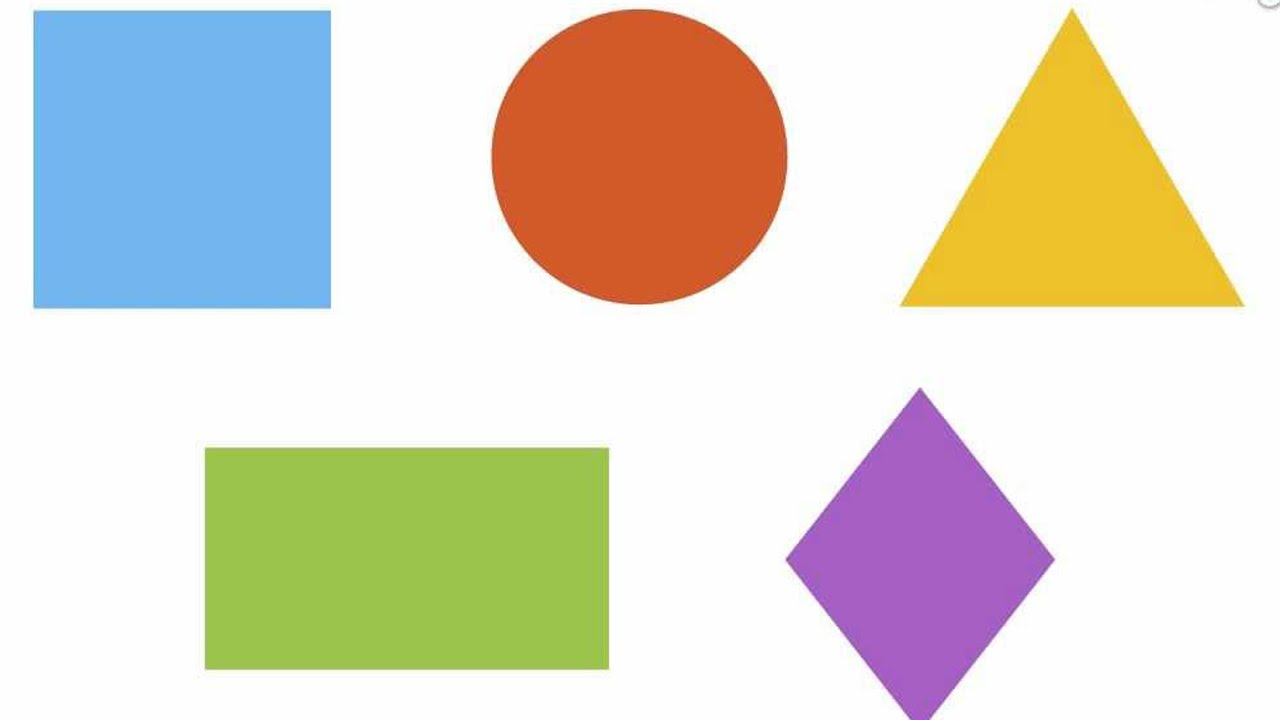
//> input picture Computer Vision/teste_quinas.jpg, 1280 x 720 px
$ ./teste_retas teste_quinas.jpg   (built with g++ and OpenCV 4)
//> lines starting //> are read from the running program, lines starting //| are printed output that depends on the picture
#include <sstream>
#include <string>
#include <iostream>
#include <string>
#include <opencv2/core/core.hpp>
#include <opencv2/highgui/highgui.hpp>
#include <cv.h>
#include <opencv2/opencv.hpp>
#include <math.h>

using namespace cv;
using namespace std;

const int FRAME_WIDTH = 640;
const int FRAME_HEIGHT = 480;

Mat frame, HSV, canny, mitPunkte, mitLines, src_grey, pontoLinha;

vector<Vec4i> lParalelas;
vector<Point2f> corners;
vector<float> angles, anglesP;

void swap(int i,int j, vector<float> &a, vector<Vec4i> &lines){
    int temp = a[i];
    a[i] = a[j];
    a[j] = temp;

    temp = lines[i][0];
    lines[i][0] = lines[j][0];
    lines[j][0] = temp;

    temp = lines[i][1];
    lines[i][1] = lines[j][1];
    lines[j][1] = temp;

    temp = lines[i][2];
    lines[i][2] = lines[j][2];
    lines[j][2] = temp;

    temp = lines[i][3];
    lines[i][3] = lines[j][3];
    lines[j][3] = temp;

}

void quickSort(vector<Vec4i> &lines, vector<float> &arr, int left, int right){
    int min = (left+right)/2;
    int i = left;
    int j = right;
    float pivot = arr[min];

    while(left<j || i<right) {
        while(arr[i]<pivot)
        i++;
        while(arr[j]>pivot)
        j--;

        if(i<=j){
            swap(i,j,arr, lines);
            i++;
            j--;
        }
        else{
            if(left<j)
                quickSort(lines, arr, left, j);
            if(i<right)
                quickSort(lines, arr,i,right);
            return;
        }
    }
}

void filtrar_linhas (vector<Vec4i> &lines) {
  // TANGENTE DAS LINHAS
  angles.clear();
  anglesP.clear();
  lParalelas.clear();
  double theta = 0.0;
  float y1, x1, y2, x2;

  int tam = lines.size();

  for(int i = 0; i < tam; i++ ){
      theta = 0.0;
      x1 = lines[i][0]; //x1
      y1 = lines[i][1]; //y1
      x2 = lines[i][2]; //x2
      y2 = lines[i][3]; //y2

      theta = (atan2(y2-y1, x2-x1)) * 180.0 / CV_PI;
      angles.push_back(abs(theta));
      // TODAS OS VALORES DE TANGENTES SAO ADD NESSE VETOR

      cout << angles[i] << "   ";
  }

  cout << endl << endl;

  bool find_angles = false;

  if (tam > 2) { // ORDENA O VETOR P DEIXAR MAIS FÁCIL DE COMPARAR
    find_angles = true;
    quickSort(lines, angles, 0, tam-1);
  }

  // COMPARA OS ELEMENTOS DO VETOR, SE FOREM IGUAIS -> DESENHA
  // E ADICIONA NO VETOR lParalelas para uso posterior
  if (find_angles){
  	for (int i = 0; i < tam-1; i=i+2) {
  		if (angles[i] - angles[i+1] < 5 && angles[i] - angles[i+1] > -5) {
          lParalelas.push_back(lines[i]);
          lParalelas.push_back(lines[i+1]);
          cout << angles[i] << "   " << angles[i+1] << "   " << endl;
          anglesP.push_back(angles[i]);
          anglesP.push_back(angles[i+1]);

        // COMPARAR AQUI PRA ELIMINAR LINHAS MTO PROXIMAS

        // Pensar nas seguintes situacoes ::: vaca mto perto
                                          //  vaca mto longe

        // fazer um degrade de cores pra conferir as linhas paralelas
        // havendo padrao entre as que identificam a vaca
                              // tentar identificar e tchau migs

          if (angles[i] > 85 && angles[i] < 95){
            line( mitLines, Point(lines[i][0], lines[i][1]),
      					Point(lines[i][2], lines[i][3]), Scalar(0,0,255), 3, 8 );
      			line( mitLines, Point(lines[i+1][0], lines[i+1][1]),
      					Point(lines[i+1][2], lines[i+1][3]), Scalar(0,0,255), 3, 8 );

          } else {
            line( mitLines, Point(lines[i][0], lines[i][1]),
      					Point(lines[i][2], lines[i][3]), Scalar(0,255,0), 3, 8 );
      			line( mitLines, Point(lines[i+1][0], lines[i+1][1]),
      					Point(lines[i+1][2], lines[i+1][3]), Scalar(0,255,0), 3, 8 );
          }

  		}
  	}
    cout << endl;
  }
}

void all_lines() {
	Canny(frame, canny, 50, 200, 3 );
  cvtColor(canny, mitLines, CV_GRAY2BGR );

	vector<Vec2f> lines0;
	vector<Vec4i> lines;


	//TRANSFORMADA DE HOUGH --- ACHAR LINHAS
	#if 0
		HoughLines(canny, lines0, 1, CV_PI/180, 100 );

		for( size_t i = 0; i < lines0.size(); i++ )
		{
				float rho = lines0[i][0];
				float theta = lines0[i][1];
				double a = cos(theta), b = sin(theta);
				double x0 = a*rho, y0 = b*rho;
				Point pt1(cvRound(x0 + 1000*(-b)),
									cvRound(y0 + 1000*(a)));
				Point pt2(cvRound(x0 - 1000*(-b)),
									cvRound(y0 - 1000*(a)));
				line( grey, pt1, pt2, Scalar(0,0,255), 3, 8 );
		}
	#else
  // ultimos tres elementos                  (threshold, minLineLength, maxLineGap)
		HoughLinesP( canny, lines, 1, CV_PI/180, 75, 50, 30);
    filtrar_linhas(lines);

		/*for( size_t i = 0; i < lines.size(); i++ ){
				line( grey, Point(lines[i][0], lines[i][1]),
						Point(lines[i][2], lines[i][3]), Scalar(0,0,255), 3, 8 );
		}*/

	#endif
}

int main(int argc, char** argv){
	char* imageName = argv[1];

	frame = imread(imageName, 1);
//> frame is the input picture: 720 rows x 1280 cols, CV_8UC3; mean B, G, R 204.1, 217.5, 222

	if(argc != 2 || !frame.data){
		printf( " No image data \n " );
		return -1;
	}

  cvtColor(frame, src_grey, CV_BGR2GRAY );
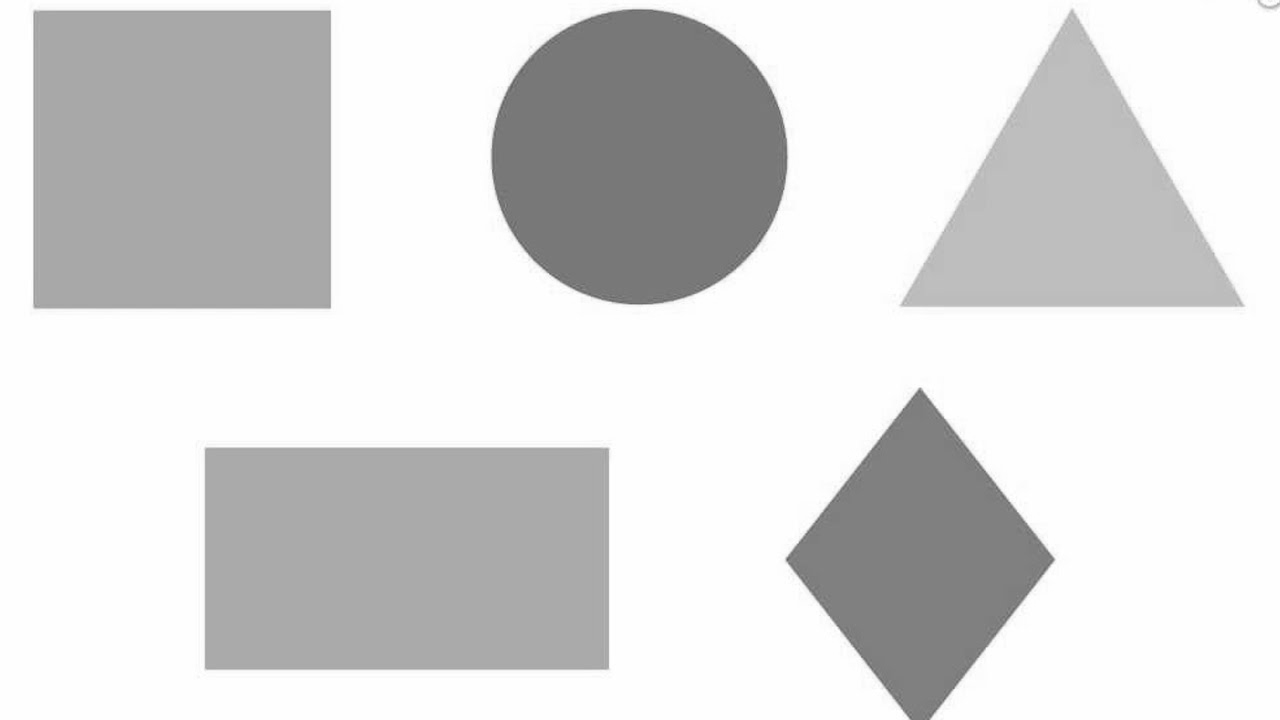
//> src_grey: 720 rows x 1280 cols, CV_8UC1; min 95, max 255, mean 217.3
  cvtColor(frame,HSV,COLOR_BGR2HSV);
//> HSV: 720 rows x 1280 cols, CV_8UC3; mean H, S, V 28.8, 61.6, 239.4

  all_lines();
//> in all_lines, `Canny(frame, canny, 50, 200, 3 );`:
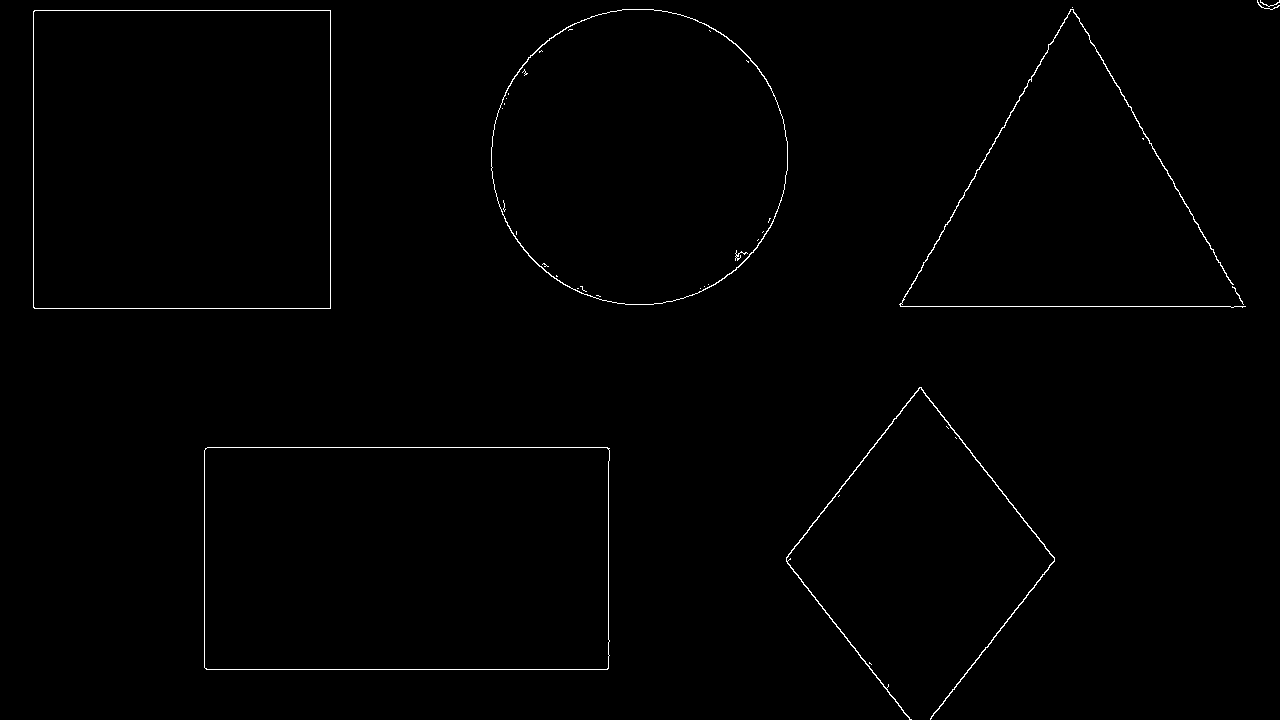
//> canny: 720 rows x 1280 cols, CV_8UC1; 0.67% white in thin lines or dots
//> in all_lines, `cvtColor(canny, mitLines, CV_GRAY2BGR );`: mitLines: 720 rows x 1280 cols, CV_8UC3; 0.67% white in thin lines or dots
//> in all_lines, `HoughLinesP( canny, lines, 1, CV_PI/180, 75, 50, 30);`: lines = 17 lines (x1, y1, x2, y2), first 8: [207, 447, 607, 447], [206, 669, 607, 669], [34, 308, 330, 308], [34, 10, 330, 10], [900, 305, 1072, 7], [900, 306, 1245, 306], [33, 307, 33, 11], [330, 307, 330, 11]
//> in filtrar_linhas, `int tam = lines.size();`: tam = 17
//> the loop in filtrar_linhas, `for(int i = 0; i < tam; i++ )` made 17 passes
//> (x1, y1, x2, y2, theta) on passes 1 to 12: (207, 447, 607, 447, 0), (206, 669, 607, 669, 0), (34, 308, 330, 308, 0), (34, 10, 330, 10, 0), (900, 305, 1072, 7, -60.01), (900, 306, 1245, 306, 0), (33, 307, 33, 11, -90), (330, 307, 330, 11, -90), (1073, 9, 1243, 304, 60.05), (608, 668, 608, 448, -90), (204, 667, 204, 450, -90), (900, 304, 1070, 9, -60.05)
//| 0   0   0   0   60.0073   0   90   90
//> (output is shown up to pass 8 of 17)
//> in quickSort, `float pivot = arr[min];`: pivot = 60.05
//> the loop in quickSort, `while(left<j || i<right)` made 7 passes
//> (i, j) on passes 1 to 6: (7, 15), (8, 14), (9, 13), (10, 12), (11, 11), (12, 10)
//> (i, j, min in quickSort, pivot in quickSort, min in quickSort (second call)) on pass 7: (12, 10, 5, 0, 14)
//> in filtrar_linhas, `quickSort(lines, angles, 0, tam-1);`: lines = 17 items, first 8: [34, 10, 330, 10], [900, 306, 1245, 306], [34, 308, 330, 308], [207, 447, 607, 447], [206, 669, 607, 669], [920, 387, 1054, 558], [921, 389, 1054, 559], [930, 719, 1054, 560]; angles = 17 values, max 90 at index 13, min 0 at index 0, mean 46.95
//> the loop in filtrar_linhas, `for (int i = 0; i < tam-1; i=i+2)` made 8 passes
//| 0   0
//| 0   0
//| 51   52.0502
//| 52   52.125
//| 60   60
//| 90   90
//> after the loop in filtrar_linhas, `for (int i = 0; i < tam-1; i=i+2)`:
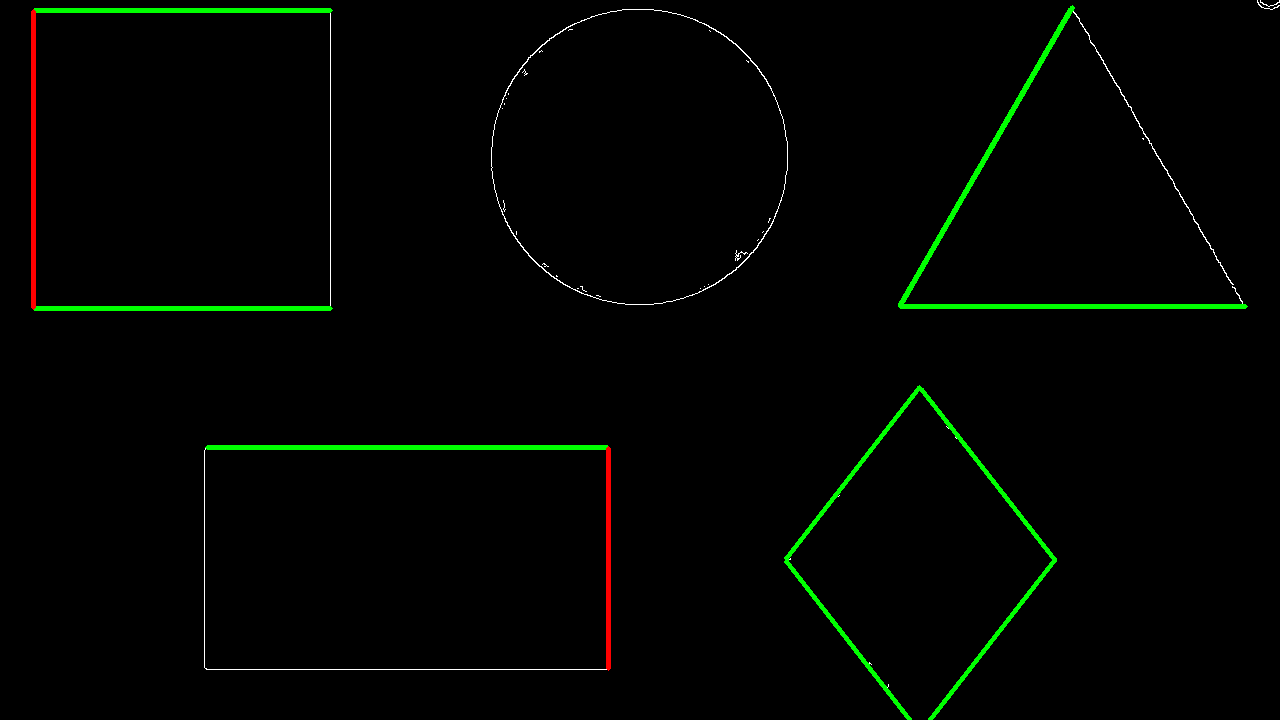
//> mitLines: 720 rows x 1280 cols, CV_8UC3; mean B, G, R 0.7, 4.2, 1.5

  namedWindow("Original", WINDOW_NORMAL);
  imshow( "Original", frame );

  namedWindow("Detected Lines", WINDOW_NORMAL);
  imshow( "Detected Lines", mitLines );

	waitKey(0);

	return 0;
}
